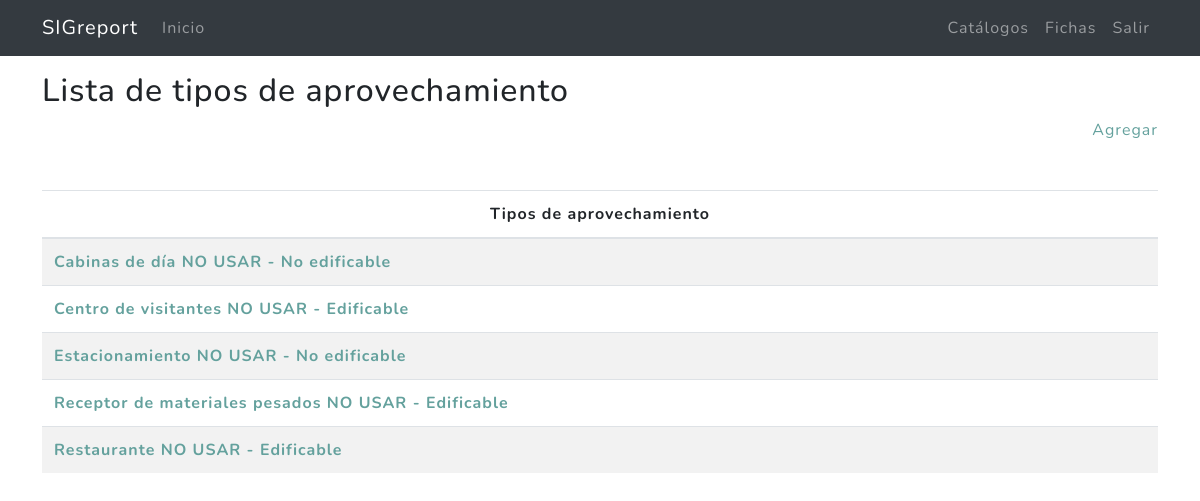
The app's page /catalogos/aprovechamiento/ (signed in) with its own data.
### miscelanea/models.py (models this page shows, shortened)
class ListaTiposAprovechamiento(models.Model):
    SUBTIPOS = (
        ("Edificable","Edificable"),
        ("No edificable", "No edificable"),
    )
    title = models.CharField(max_length=100,verbose_name = "Tipo de aprovechamiento")
    subtipo = models.CharField(max_length=15,choices=SUBTIPOS,default="Edificable",verbose_name='Seleccionar el subtipo')
    created = models.DateTimeField(auto_now_add = True,verbose_name = "Fecha de creación")
    updated = models.DateTimeField(auto_now = True,verbose_name = "Fecha de edición")
    class Meta:
        verbose_name = "Lista de tipos de aprovechamiento"
        verbose_name_plural = "Lista de tipos de aprovechamiento"
        ordering = ["title"]

### miscelanea/views.py (the view)
# urls.py: path('aprovechamiento/', ListaTiposAprovechamientoListView.as_view(), name='aprovechamiento'),
@method_decorator(login_required,name='dispatch')
class ListaTiposAprovechamientoListView(ListView):
    model = ListaTiposAprovechamiento
    template_name = "miscelanea/listatiposaprovechamiento_list.html"
    paginate_by = 20
    def get_context_data(self, **kwargs):
        context = super().get_context_data(**kwargs)
        context['p_title']=ListaTiposAprovechamiento._meta.verbose_name
        return context

### miscelanea/templates/miscelanea/listatiposaprovechamiento_list.html (shortened to what this page needs)
{% extends 'cap2/base_mx.html' %}
{% load static %}
{% block content %}
<main role="main">
  <div class="container mb-4">
    <h2 class="mt-3">{{p_title}}</h2>
    <div class="agregar mb-4 text-right"><a href="{% url 'catalogos:aprovechamiento-create' %}">Agregar</a></div>
    <table class="table  table-striped mt-5">
      <thead>
        <tr>
          <th scope="col" class="text-center">Tipos de aprovechamiento</th>
        </tr>
      </thead>
      <tbody>
      {% for i in listatiposaprovechamiento_list %}
          <tr>
            <th scope="row"><a href="{% url 'catalogos:aprovechamiento-update' i.id %}">{{i.title}} - {{i.subtipo}} </a></th>
          </tr>
      {% endfor %}
      </tbody>
    </table>
  </div>
</main>
{% endblock %}

### records on screen
ListaTiposAprovechamiento: title "Cabinas de día NO USAR", subtipo "No edificable"
ListaTiposAprovechamiento: title "Centro de visitantes NO USAR", subtipo "Edificable"
ListaTiposAprovechamiento: title "Estacionamiento NO USAR", subtipo "No edificable"
ListaTiposAprovechamiento: title "Receptor de materiales pesados NO USAR", subtipo "Edificable"
ListaTiposAprovechamiento: title "Restaurante NO USAR", subtipo "Edificable"

### other values on screen
{{ p_title }} "Lista de tipos de aprovechamiento"
